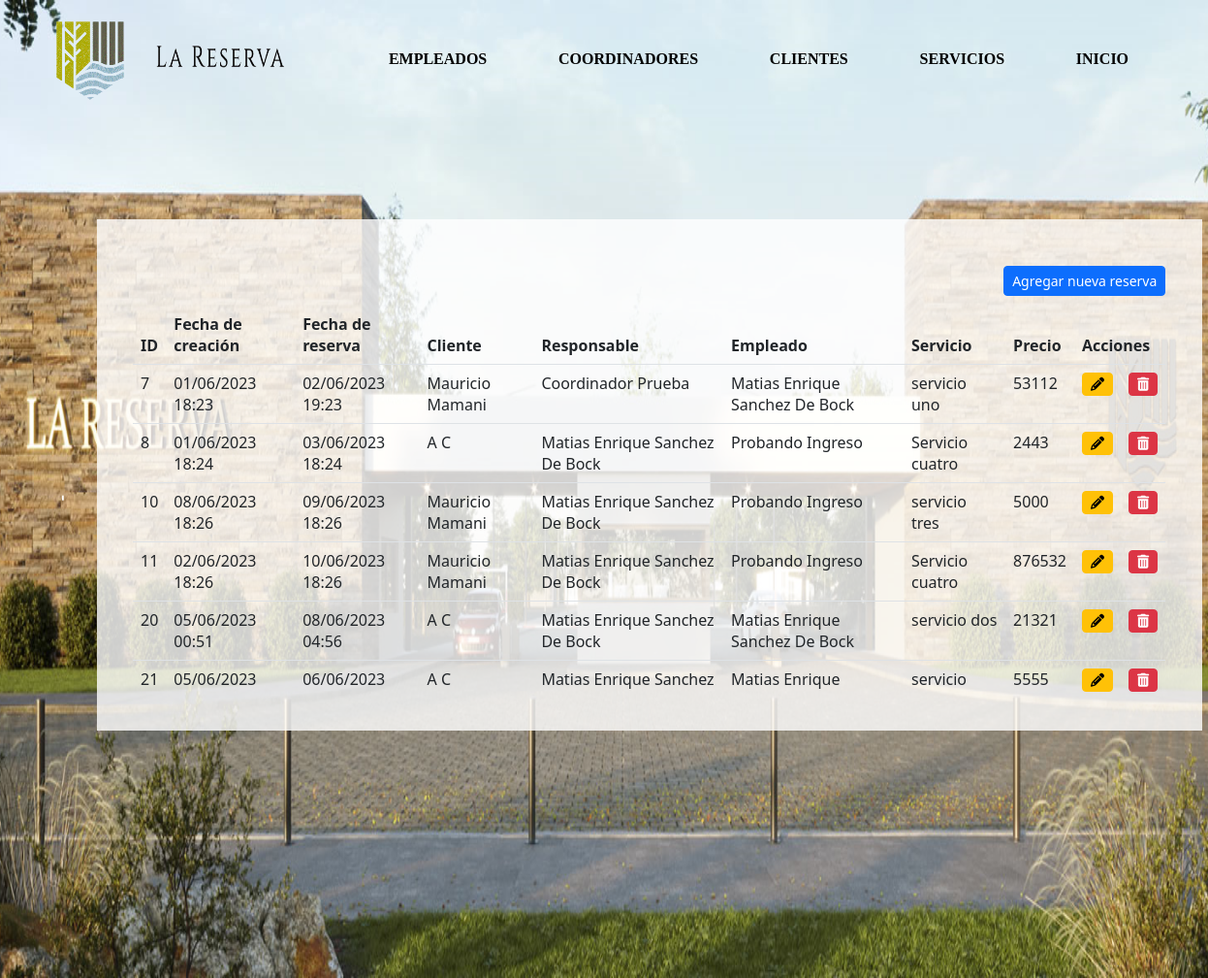
/reservas/listado/, run on the app's committed database.
### reservas/models.py (models this page shows, shortened)
class ReservaServicio(models.Model):
    fecha_creacion = models.DateTimeField(verbose_name="Fecha de creacion",auto_now_add=True)
    fecha_reserva = models.DateTimeField(verbose_name="Fecha de reserva")
    cliente = models.ForeignKey(Cliente,verbose_name="Cliente",on_delete=models.CASCADE,related_name="cliente")
    responsable = models.ForeignKey(Coordinador,verbose_name="Coordinador",on_delete=models.CASCADE,related_name="coordinador")
    empleado = models.ForeignKey(Empleado,verbose_name="Empleado",on_delete=models.CASCADE,related_name="empleado")
    servicio = models.ForeignKey(Servicio,verbose_name="Servicio",on_delete=models.CASCADE,related_name="servicio")
    precio = models.IntegerField(verbose_name="Precio")

class Cliente(models.Model):
    nombre = models.CharField(verbose_name="Nombre",max_length=50)
    apellido = models.CharField(verbose_name="Apellido",max_length=50)
    activo = models.BooleanField(verbose_name="Activo",default=True)

class Coordinador(models.Model):
    nombre = models.CharField(verbose_name="Nombre",max_length=50)
    apellido = models.CharField(verbose_name="Apellido",max_length=50)
    numero_documento = models.IntegerField(verbose_name="Numero de documento", unique=True)
    fecha_alta = models.DateTimeField(verbose_name="Fecha de alta",auto_now_add=True)
    activo = models.BooleanField(verbose_name="Activo",default=True)

class Empleado(models.Model):
    nombre = models.CharField(verbose_name="Nombre",max_length=50)
    apellido = models.CharField(verbose_name="Apellido",max_length=50)
    numero_legajo = models.IntegerField(verbose_name="Numero de legajo", unique=True)
    activo = models.BooleanField(verbose_name="Activo",default=True)

class Servicio(models.Model):
    nombre = models.CharField(verbose_name="Nombre", max_length=50)
    descripcion = models.CharField(verbose_name="Descripcion", max_length=50)
    precio = models.IntegerField(verbose_name="Precio")
    activo = models.BooleanField(verbose_name="Activo", default=True)

### reservas/views.py (the view)
# urls.py: path('listado/', views.listado_reservas_de_servicios,name="listado_reservas_de_servicios"),
def listado_reservas_de_servicios(request):
    reservas = ReservaServicio.objects.all();
    return render(request,"reservas/listar_reservas_de_servicios.html",{"reservas":reservas})

### reservas/templates/reservas/listar_reservas_de_servicios.html (shortened to what this page needs)
{% load static %}
<link rel="stylesheet" href="{% static 'css/home.css' %}">
 <link rel="stylesheet" href="{% static 'css/listados.css' %}" />
 <link rel="stylesheet" href="https://cdnjs.cloudflare.com/ajax/libs/font-awesome/6.2.1/css/all.min.css" />
 <link rel="stylesheet" href="https://cdn.jsdelivr.net/npm/bootstrap@5.2.3/dist/css/bootstrap.min.css" />
<div class="cabecera">
    <div>
        <img src="{% static 'img/BANNER-01.png' %}" alt="" width="100%" id="fondo">
    </div>
    <div class="navegar">
        <div id="div_logo">
            <img src="{% static 'img/resetImage.png' %}" alt="" id="logo">
            <img src="{% static 'img/resetImage (1).png' %}" alt="" id="logo_letra">
        </div>
        <div id="nav">
            <a href="{% url 'listado_empleados' %}" class="a">EMPLEADOS</a>
            <a href="{% url 'listado_coordinadores' %}" class="a">COORDINADORES</a>
            <a href="{% url 'listado_clientes' %}" class="a">CLIENTES</a>
            <a href="{% url 'listado_servicios' %}" class="a">SERVICIOS</a>
            <a href="{% url 'home' %}" class="a">INICIO</a>
        </div>
    </div>
    {% load tz %}
    <div class="container mt-4" id="tabla">
        <div class="row">
            <div class="col-sm-12 col-md-12 col-lg-12 col-xl-12">
                <a href="{% url 'registrar_reserva_de_servicio' %}" id="nuevo"><button class='btn btn-sm btn-primary'>Agregar nueva reserva</button></a>
                <div class="table-responsive" id="div1">
                    <table id="listado" class="table">
                        <thead>
                            <tr>
                                <th>ID</th>
                                <th>Fecha de creación</th>
                                <th>Fecha de reserva</th>
                                <th>Cliente</th>
                                <th>Responsable</th>
                                <th>Empleado</th>
                                <th>Servicio</th>
                                <th>Precio</th>
                                <th colspan="2">Acciones</th>
                            </tr>
                        </thead>
                        <tbody>
                            {% for reserva in reservas %}
                            <tr>
                                <td>{{reserva.id}}</td>
                                {% load tz %}
                                <td>{{reserva.fecha_creacion|localtime|date:"d/m/Y H:i"}}</td>
                                <td>{{reserva.fecha_reserva|localtime|date:"d/m/Y H:i" }}</td>
                                <td>{{reserva.cliente.nombre}} {{reserva.cliente.apellido}}</td>
                                <td>{{reserva.responsable.nombre}} {{reserva.responsable.apellido}}</td>
                                <td>{{reserva.empleado.nombre}} {{reserva.empleado.apellido}}</td>
                                <td>{{reserva.servicio.nombre}}</td>
                                <td>{{reserva.precio}}</td>
                                <td><a href="{% url 'modificar_reserva_de_servicio' reserva.id %}"><button class='btn btn-sm btn-warning'><i class='fa-solid fa-pencil'></i></button></a></td>
                                <td><a href="{% url 'eliminar_reserva_de_servicio' reserva.id %}"><button class='btn btn-sm btn-danger'><i class='fa-solid fa-trash-can'></i></button></a></td>
                            </tr>
                            {% endfor %}
                        </tbody>
                    </table>
                </div>
            </div>
        </div>
    </div>
</div>

### ProyectoAlkemy/static/css/home.css (style rules this page uses)
* { margin: 0px; padding: 0px; box-sizing: border-box; }
.cabecera { position: relative; }
.navegar { width: 100%; position: absolute; top: 0; display: grid; grid-template-columns: 25% auto; gap: 20px; padding: 15px 25px; }
#div_logo { display: flex; justify-content: space-evenly; }
#logo { width: 25%; }
#logo_letra { margin: 10% 0; width: 45%; height: 28%; }
#nav { display: flex; justify-content: space-around; padding: 20px; align-items: center; }
#fondo { height: 100%; }
.a { color: black; font-size: 1em; font-weight: 800; text-decoration: none; font-family: 'Times New Roman', Times, serif; }

### ProyectoAlkemy/static/css/listados.css (style rules this page uses)
* { margin: 0px; padding: 0px; box-sizing: border-box; }
.cabecera { position: relative; }
.navegar { width: 100%; position: absolute; top: 0; display: grid; grid-template-columns: 25% auto; gap: 20px; padding: 15px 25px; }
#div_logo { display: flex; justify-content: space-evenly; }
#logo { width: 25%; }
#logo_letra { margin: 10% 0; width: 45%; height: 28%; }
#nav { display: flex; justify-content: space-around; padding: 20px; align-items: center; }
#fondo { height: 100%; }
.a { color: black; font-size: 1em; font-weight: 800; text-decoration: none; font-family: 'Times New Roman', Times, serif; }
#tabla { position: absolute; top: 20%; background-color: rgba(255, 255, 255, 0.8); padding: 3%; margin: 8%; }
#nuevo { display: flex; justify-content: right; padding: 1% 0; }
#div1 { overflow:scroll; height:400px; width:100%; }
#listado { width:100%; }

### data on the page
ReservaServicio: id "7", fecha_creacion "01/06/2023 18:23", fecha_reserva "02/06/2023 19:23", cliente.nombre "Mauricio", cliente.apellido "Mamani", responsable.nombre "Coordinador", responsable.apellido "Prueba", empleado.nombre "Matias Enrique", empleado.apellido "Sanchez De Bock", servicio.nombre "servicio uno", precio "53112"
ReservaServicio: id "8", fecha_creacion "01/06/2023 18:24", fecha_reserva "03/06/2023 18:24", cliente.nombre "A", cliente.apellido "C", responsable.nombre "Matias Enrique", responsable.apellido "Sanchez De Bock", empleado.nombre "Probando", empleado.apellido "Ingreso", servicio.nombre "Servicio cuatro", precio "2443"
ReservaServicio: id "10", fecha_creacion "08/06/2023 18:26", fecha_reserva "09/06/2023 18:26", cliente.nombre "Mauricio", cliente.apellido "Mamani", responsable.nombre "Matias Enrique", responsable.apellido "Sanchez De Bock", empleado.nombre "Probando", empleado.apellido "Ingreso", servicio.nombre "servicio tres", precio "5000"
ReservaServicio: id "11", fecha_creacion "02/06/2023 18:26", fecha_reserva "10/06/2023 18:26", cliente.nombre "Mauricio", cliente.apellido "Mamani", responsable.nombre "Matias Enrique", responsable.apellido "Sanchez De Bock", empleado.nombre "Probando", empleado.apellido "Ingreso", servicio.nombre "Servicio cuatro", precio "876532"
ReservaServicio: id "20", fecha_creacion "05/06/2023 00:51", fecha_reserva "08/06/2023 04:56", cliente.nombre "A", cliente.apellido "C", responsable.nombre "Matias Enrique", responsable.apellido "Sanchez De Bock", empleado.nombre "Matias Enrique", empleado.apellido "Sanchez De Bock", servicio.nombre "servicio dos", precio "21321"
ReservaServicio: id "21", fecha_creacion "05/06/2023…", fecha_reserva "06/06/2023…", cliente.nombre "A", cliente.apellido "C", responsable.nombre "Matias Enrique", responsable.apellido "Sanchez…", empleado.nombre "Matias Enrique", servicio.nombre "servicio…", precio "5555"
